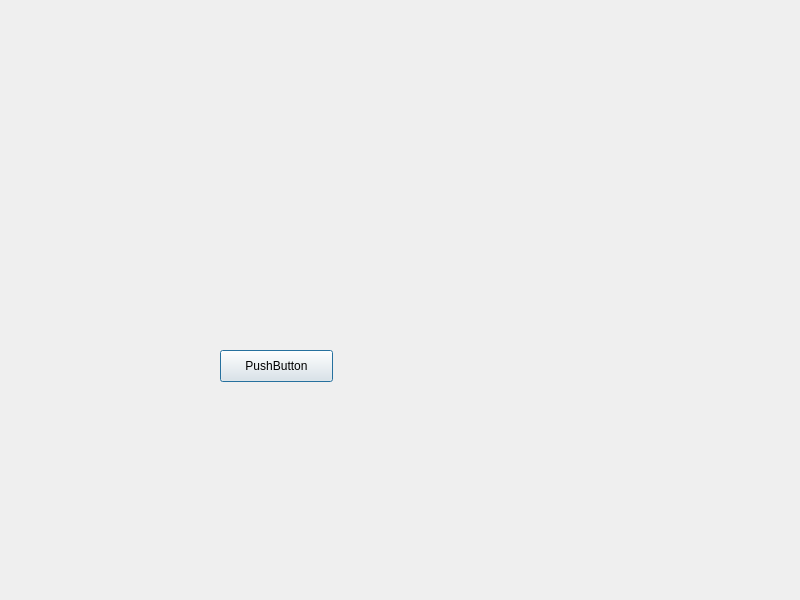
<?xml version="1.0" encoding="UTF-8"?>
<ui version="4.0">
 <class>Dialog</class>
 <widget class="QDialog" name="Dialog">
  <property name="geometry">
   <rect>
    <x>0</x>
    <y>0</y>
    <width>800</width>
    <height>600</height>
   </rect>
  </property>
  <property name="minimumSize">
   <size>
    <width>800</width>
    <height>600</height>
   </size>
  </property>
  <property name="windowTitle">
   <string>Dialog</string>
  </property>
  <widget class="QPushButton" name="pushButton">
   <property name="geometry">
    <rect>
     <x>220</x>
     <y>350</y>
     <width>113</width>
     <height>32</height>
    </rect>
   </property>
   <property name="text">
    <string>PushButton</string>
   </property>
  </widget>
 </widget>
 <resources/>
 <connections/>
</ui>
